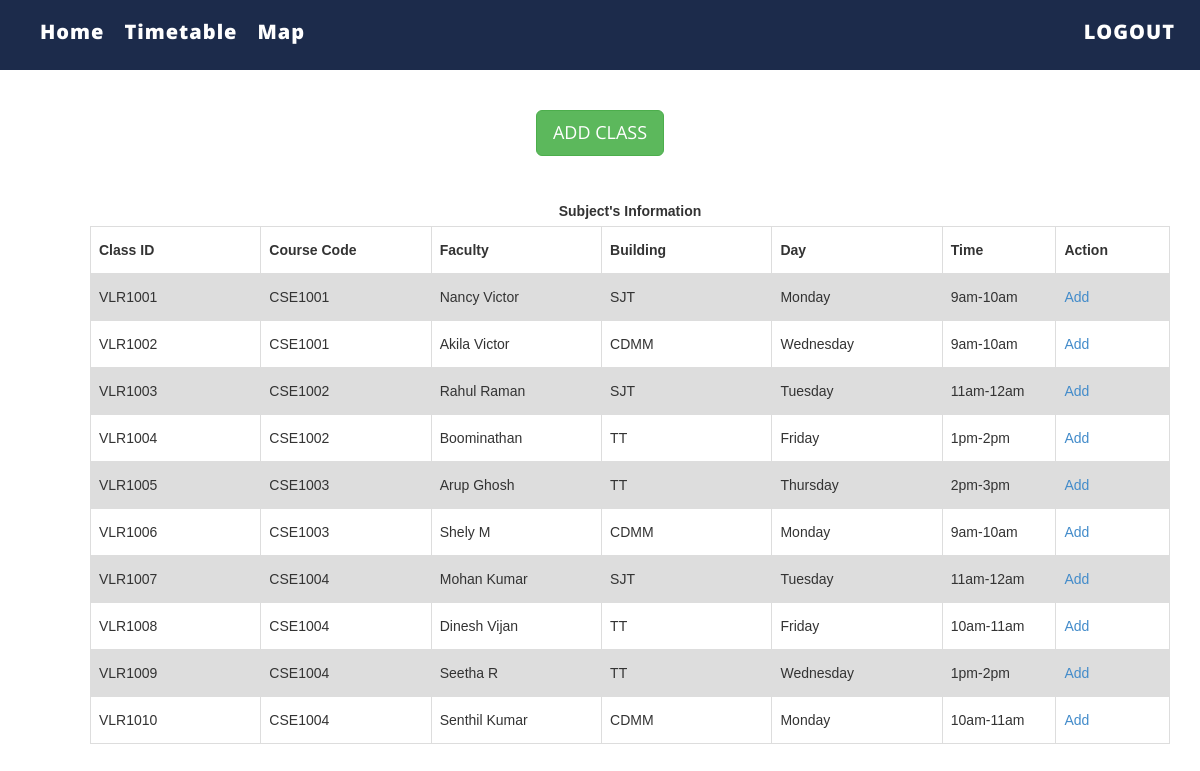
/Course.php, run on an earlier commit of the app's database.
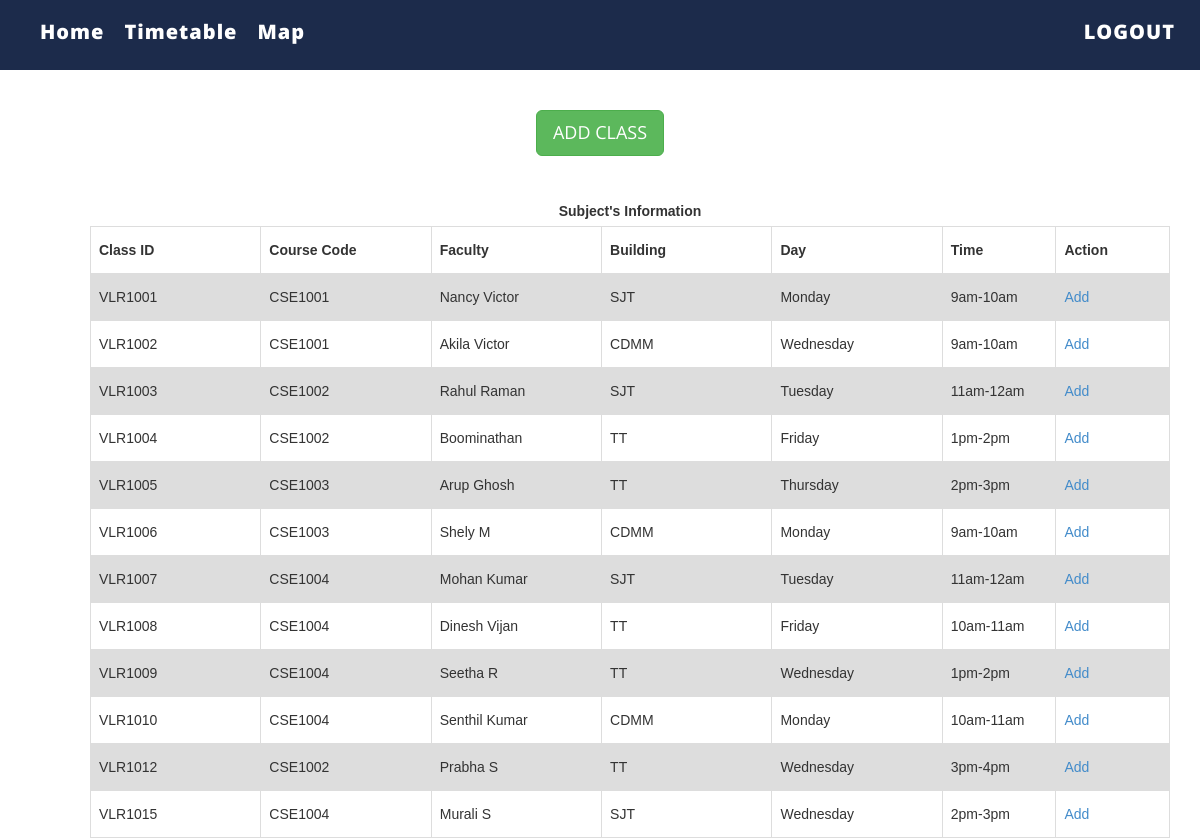
And on a later commit of the database.
### tables this page shows
CREATE TABLE `class` (
  `id` varchar(15) NOT NULL,
  `courseCode` varchar(15) NOT NULL,
  `faculty` varchar(20) NOT NULL,
  `building` varchar(20) NOT NULL,
  `day` varchar(15) NOT NULL,
  `time` varchar(10) NOT NULL
);

### Course.php (the view, shortened to what this page needs)
<?php
include('connection.php');
?>
<!DOCTYPE html>
<html xmlns="http://www.w3.org/1999/xhtml">
<head>
    <link href="assets/css/bootstrap.css" rel="stylesheet"/>
    <link href="assets/css/font-awesome.min.css" rel="stylesheet"/>
    <link href="assets/css/flexslider.css" rel="stylesheet"/>
    <link href="assets/css/style.css" rel="stylesheet"/>
</head>
<body>
<div class="navbar navbar-inverse navbar-fixed-top " id="menu">
    <div class="container">
        <div class="navbar-collapse collapse move-me">
            <ul class="nav navbar-nav navbar-left">
                <li><a href="welcome.php">Home</a></li>
                <li><a href="Timetable.php">Timetable</a></li>
                <li><a href="Map.php">Map</a></li>
            </ul>
            <ul class="nav navbar-nav navbar-right">
                <li><a href="index.php">LOGOUT</a></li>
            </ul>
        </div>
    </div>
</div>
<br>
<br><br>
<div align="center" style="margin-top: 20px">
    <button id="subjectmanual" class="btn btn-success btn-lg">ADD CLASS</button>
</div>
<div>
    <br>
    <table id=subjectstable style="margin-left: 90px">
        <caption><strong> Subject's Information</strong></caption>
        <tr>
            <th width="150">Class ID</th>
            <th width=150>Course Code</th>
            <th width=150>Faculty</th>
            <th width="150">Building</th>
            <th width="150">Day</th>
            <th width="100">Time</th>
            <th width="100">Action</th>
        </tr>
        <?php
        $query=$db->prepare("SELECT * FROM class");
        $query->execute();
        $result=$query->fetchAll();
        foreach($result as $row) {
            echo "<tr><td>{$row['id']}</td>
                    <td>{$row['courseCode']}</td>
                    <td>{$row['faculty']}</td>
                    <td>{$row['building']}</td>
                     <td>{$row['day']}</td>
                     <td>{$row['time']}</td>
                    <td><a href= 'add.php?rn=$row[id]'>Add</a></td>
                    </tr>\n";
            }
        ?>
    </table>
</div>
</body>
</html>

### assets/css/style.css (style rules this page uses)
#menu { background-color: rgba(28, 43, 75, 1); color: #fff; font-size: 12px; font-weight: 900; letter-spacing: 1px; min-height: 70px; }
.navbar-inverse { border-color: transparent; }
.navbar-inverse .navbar-nav > li > a, .navbar-inverse .navbar-nav > li > a:hover { color: #FFF; padding: 22px 10px; font-size: 20px; margin-left: auto; }

### Course.php (style rules this page uses)
table { margin-top: 10px; font-family: arial, sans-serif; border-collapse: collapse; margin-left: 50px; width: 90%; }
td, th { border: 1px solid #dddddd; text-align: left; padding: 8px; }
tr:nth-child(even) { background-color: #dddddd; }

What changed in the data, as far as the page shows it:
added class: id "VLR1012", courseCode "CSE1002", faculty "Prabha S", building "TT", day "Wednesday", time "3pm-4pm"
added class: id "VLR1015", courseCode "CSE1004", faculty "Murali S", building "SJT", day "Wednesday", time "2pm-3pm"
